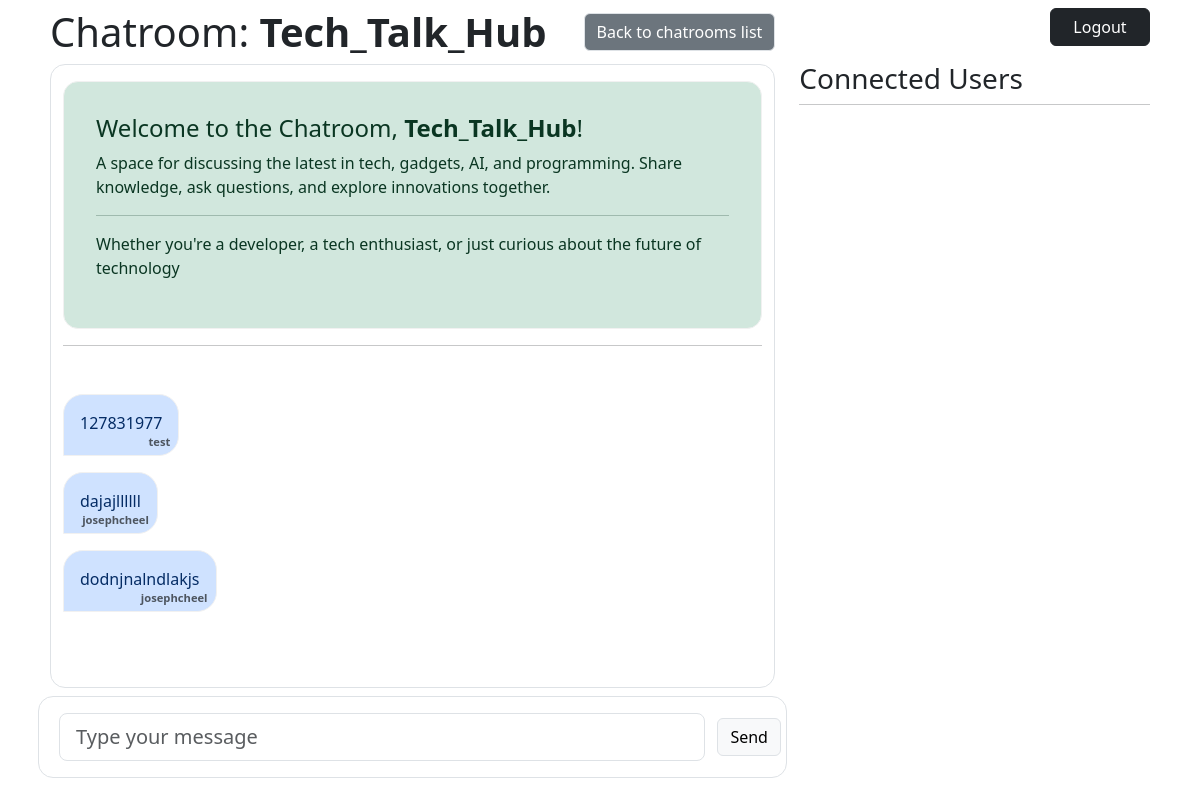
/chats/Tech_Talk_Hub/, run on the app's committed database.
### chat/models.py (models this page shows, shortened)
class chatRoom(models.Model):
	name = models.CharField(
		max_length=100,
		validators=[
			RegexValidator(
				regex=r'^[a-zA-Z0-9._-]+$',
				message='Name must be a valid unicode string containing only ASCII alphanumerics, hyphens, underscores, or periods.'
			)
		]
	)
	description = models.TextField(max_length=200, blank=True)
	sub_description = models.TextField(max_length=100, blank=True)
	created_at = models.DateTimeField(auto_now_add=True)
	last_three_messages = models.ManyToManyField(Message, blank=True)

class Message(models.Model):
	chat_room = models.ForeignKey('chatRoom', on_delete=models.CASCADE)
	sender = models.ForeignKey(User, on_delete=models.CASCADE)
	message = models.TextField()
	created_at = models.DateTimeField(auto_now_add=True)

### chat/views.py (the view)
# urls.py: path('', views.chat_view, name='index'),
def chat_view(request, *args, **kwargs):
	room_name = kwargs.get('room_name')
	if room_name:
		try:
			chat_room = chatRoom.objects.get(name=room_name)
		except chatRoom.DoesNotExist:
			return redirect('chat:index')
		last_three_messages = chat_room.last_three_messages.all()
		print(type(last_three_messages))
		for message in last_three_messages:
			print(message.message)
		return render(request, 'chat.html', {
			'chatRoom': chat_room,
			'messages': last_three_messages
		})
	else:
		return render(request, 'chatrooms_list.html', {
			'chatrooms': chatRoom.objects.all()
		})

### chat/templates/chat.html (shortened to what this page needs)
{% extends 'base.html' %}
{% block content %}
	<div class="d-flex justify-content-center align-items-center w-100 h-100">
		<section class="container row p-2">
			<main class="col-8 d-flex flex-column">
				<div>
					<div class="d-flex justify-content-between align-items-center mb-2">
						<h1 class="mb-0">Chatroom: <strong>{{ chatRoom.name }}</strong></h1>
						<a href="{% url 'chat:index' %}" class="btn btn-secondary border">
							Back to chatrooms list
						</a>
					</div>
					<div class="container border mb-2" id="chat-box">
						<div class="alert alert-success mt-3 welcome-box">
							<h4 class="alert-heading">Welcome to the Chatroom, <strong>{{ chatRoom.name }}</strong>!</h4>
							<p>{{ chatRoom.description }}</p>
							<hr>
							 <p>{{ chatRoom.sub_description }}</p>
						  </div>
						<hr class="mb-5">
						{% for message in messages %}
							{% if message.user == user %}
								<div class="row">
									<div class="col-12">
										<div class="d-flex justify-content-end">
											<div class="alert alert-info my-message-box">
												<div class="mb-1">
													{{message.message}}
												</div>
												<div class="position-absolute end-0 bottom-0 me-2 mb-1 text-muted" style="font-size: 0.8rem;">
													<small><strong>{{message.sender.username}}</strong></small>
												</div>
											</div>
										</div>
									</div>
								</div>
							{% else %}
								<div class="row">
									<div class="col-12">
										<div class="d-flex justify-content-start">
											<div class="alert alert-primary other-message-box">
												<div class="mb-1">
													{{ message.message }}
												</div>
												<div class="position-absolute end-0 bottom-0 me-2 mb-1 text-muted" style="font-size: 0.8rem;">
													<small><strong>{{message.sender.username}}</strong></small>
												</div>
											</div>
										</div>
									</div>
								</div>
							{% endif %}
						{% endfor %}
					</div>
				</div>
				<form class="row d-flex justify-content-center flex-grow-0 py-3 px-4 border mt-auto mb-2 pe-2 ps-2" id="chat-form" >
					<div class="col-11">
						<input type="text" class="form-control form-control-lg" id="inputMessage" placeholder="Type your message">
					</div>
					<div class="col-1 d-flex ps-0 align-items-center">
						<button type="submit" class="btn btn-light border ">Send</button>
					</div>
				</form>
			</main>
			<aside class="col-4 d-flex flex-column">
				<div class="d-flex justify-content-end mb-3">
					<a href="{% url 'account:logout' %}" class="refresh btn btn-dark" style="width: 100px;">
						Logout
					</a>
				</div>
				<h3>Connected Users</h3>
				<hr class="mt-0 mb-3">
			</aside>
		</section>
	</div>
{% endblock %}

### chat/templates/chat.html (style rules this page uses)
#chat-box { height: 78vh; overflow-y: auto; scrollbar-color: #c4dcfa #cbc7fa00; scrollbar-width: auto; scroll-padding: 0.5rem; border-radius: 15px; }
#chat-form { border-radius: 15px; }
.welcome-box { border: 1px solid #f1f1f1; border-radius: 15px; padding: 2rem; }
.other-message-box { border: 1px solid #f1f1f1; border-radius: 20px 20px 20px 0px; padding: 1rem, 1rem, 1rem, 1rem; margin-right: 5em; }

### data on the page
chatRoom: name "Tech_Talk_Hub", description "A space for discussing the latest in tech, gadgets, AI, and programming. Share knowledge, ask questions, and explore innovations together.", sub_description "Whether you're a developer, a tech enthusiast, or just curious about the future of technology"
Message: message "127831977", sender.username "test"
Message: message "dajajllllll", sender.username "josephcheel"
Message: message "dodnjnalndlakjs", sender.username "josephcheel"
